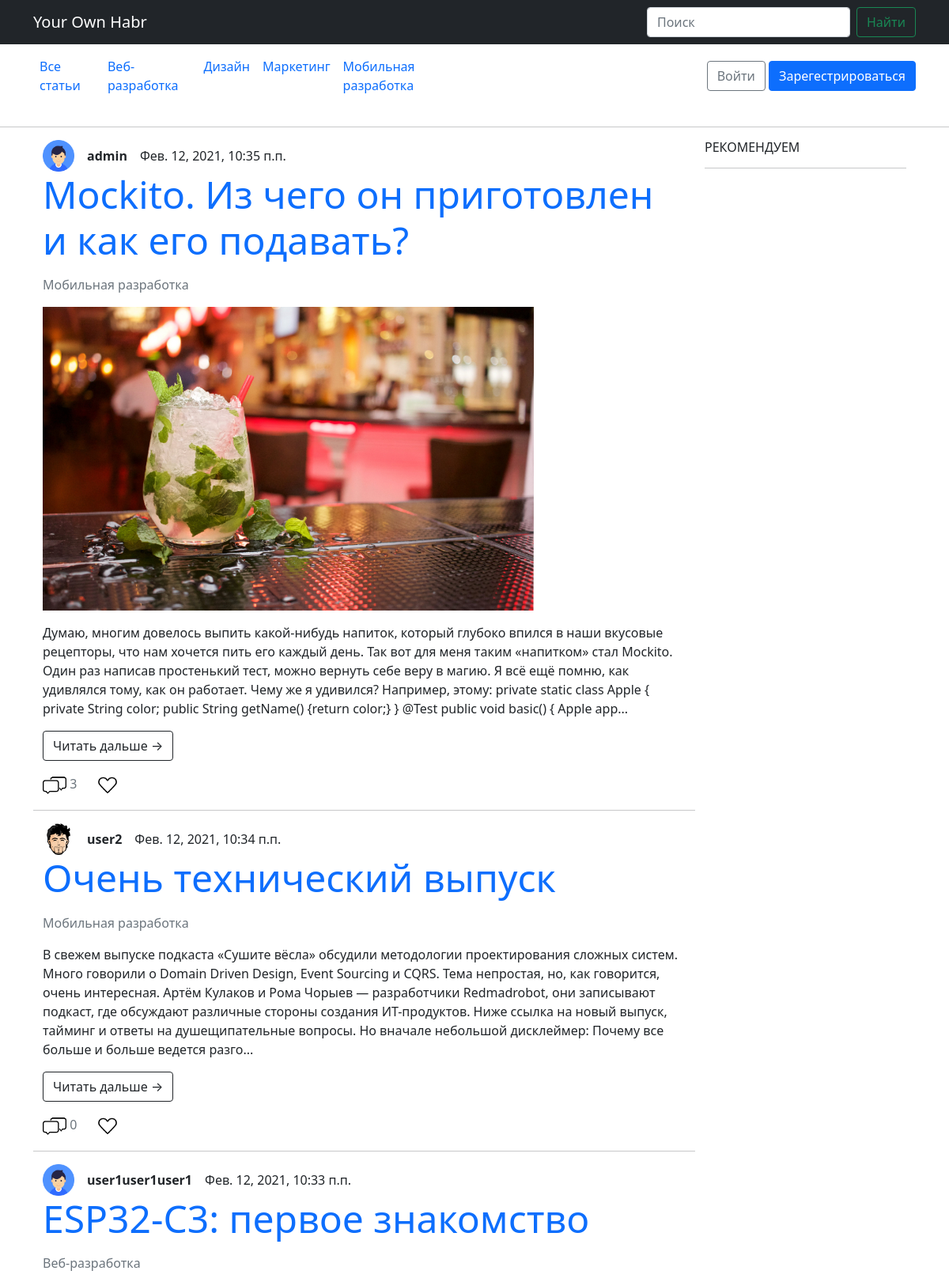
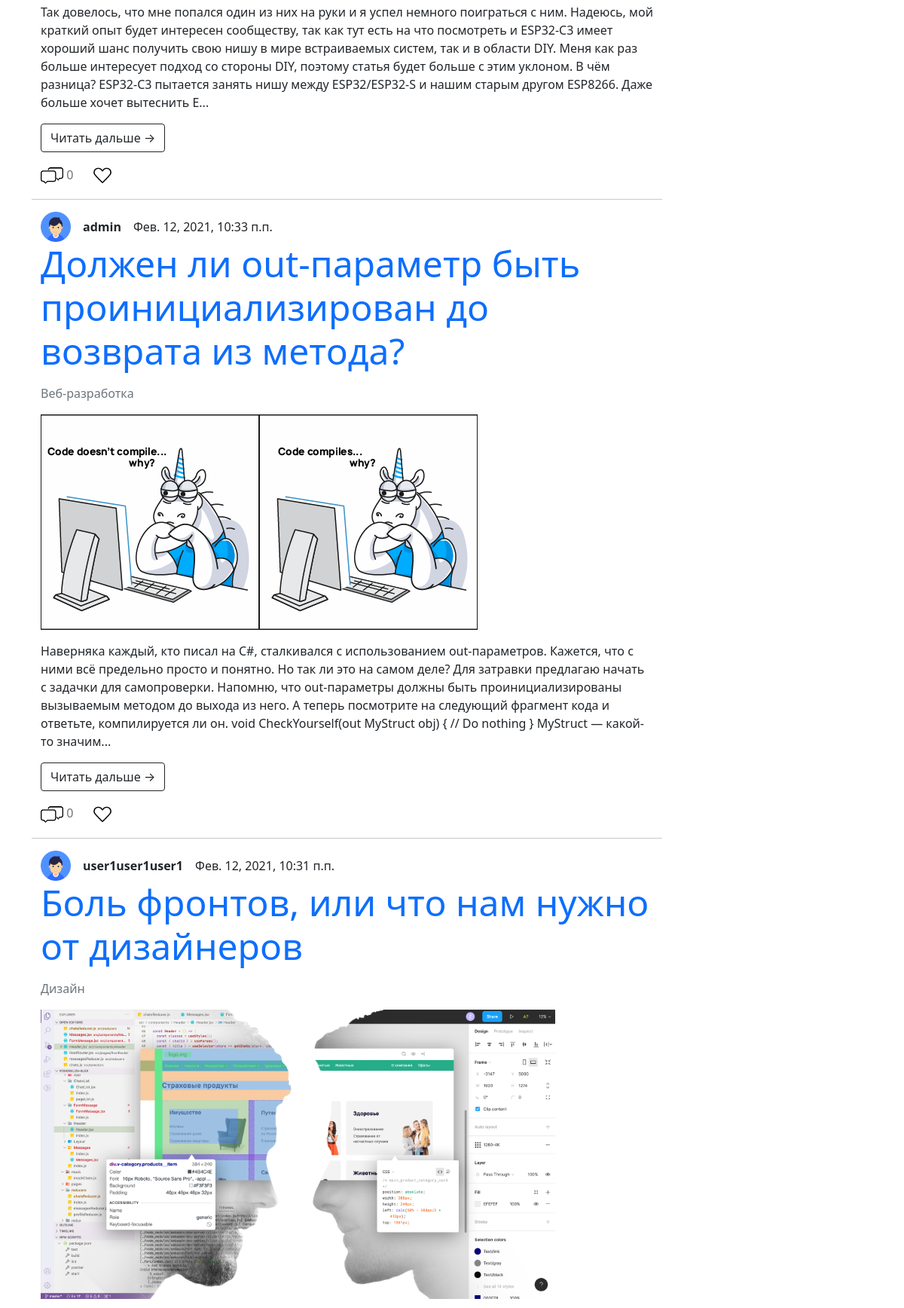
The page / (upper part) on the database its author committed (2 pictures, top to bottom).
### mainapp/models.py (models this page shows, shortened)
class Category(models.Model):
    title = models.CharField(verbose_name='Название категории', max_length=50, unique=True)
    description = models.CharField(verbose_name='Описание категории', max_length=255, blank=True)
    slug = models.SlugField(null=False, unique=True)
    is_active = models.BooleanField(verbose_name='Категория активна', default=True)
    created_at = models.DateTimeField(verbose_name='Дата создания', auto_now=True)
    class Meta:
        verbose_name = 'Категория'
        verbose_name_plural = 'Категории'
    def get_absolute_url(self):
        return reverse('category_articles', kwargs={'slug': self.slug})

class Article(models.Model):
    ARTICLE_STATUS = [
        ('published', 'Опубликована'),
        ('draft', 'Черновик'),
        ('hidden', 'Скрыта'),
    ]
    user = models.ForeignKey(HabrUser, on_delete=models.CASCADE)
    category = models.ForeignKey(Category, on_delete=models.CASCADE)
    title = models.CharField(verbose_name='Название статьи', max_length=255, unique=True)
    body = models.TextField(verbose_name='Содержимое статьи')
    image = models.ImageField(upload_to='article_image', blank=True)
    status = models.CharField(verbose_name='Статус статьи', max_length=50, choices=ARTICLE_STATUS)
    slug = models.SlugField(null=False, unique=True)
    is_banned = models.BooleanField(verbose_name='Заблокировать статью', default=False)
    created_at = models.DateTimeField(verbose_name='Дата создания', auto_now_add=True)
    updated_at = models.DateTimeField(verbose_name='Дата обновления', auto_now=True)
    class Meta:
        verbose_name = 'Статья'
        verbose_name_plural = 'Статьи'
    def get_absolute_url(self):
        return reverse('detail_article', kwargs={'slug': self.slug})
    def get_piece_body(self):
        return self.body[:500]

### authapp/models.py (models this page shows)
class HabrUser(AbstractUser):
    email = models.EmailField(verbose_name='Электронная почта', unique=True, blank=False)
    avatar = models.ImageField(upload_to='users_avatars', blank=True)
    age = models.PositiveIntegerField(verbose_name='Возраст', default=18)
    bio = models.TextField(verbose_name='"О себе"', blank=True)
    updated_at = models.DateTimeField(auto_now=True)
    class Meta:
        verbose_name = 'Пользователь'
        verbose_name_plural = 'Пользователи'

### mainapp/views.py (the view)
# urls.py: path('', ArticleListView.as_view(), name='list_articles'),
class ArticleListView(ListView):
    queryset = Article.objects.filter(status='published', is_banned=False).order_by('-created_at')
    template_name = 'mainapp/index.html'
    paginate_by = 5
    def get_context_data(self, **kwargs):
        context = super().get_context_data(**kwargs)
        context['categories_list'] = Category.objects.all()
        return context

### templates/mainapp/index.html (shortened to what this page needs)
{% extends 'base.html' %}
{% load static %}
{% block content %}
    <div class="container d-flex">
        <main class="h-50 w-75">
            {% for article in object_list %}
                <div class="container">
                    <div class="article-info d-flex align-items-center">
                        <img src="/media/{{ article.user.avatar|default:"users_avatars/default.png" }}"
                             alt="author-avatar" class="author-avatar">
                        <span class="author-name mx-3"><b>{{ article.user.username }}</b></span>
                        <span class="article-publish-date">{{ article.created_at }}</span>
                    </div>
                    <a href="{{ article.get_absolute_url }}" class="text-decoration-none">
                        <p class="display-5">{{ article.title }}</p>
                    </a>
                    <p class="text-muted">{{ article.category.title }}</p>
                    {% if article.image %}
                        <div class="article-image">
                            <img src="/media/{{ article.image }}" alt="article-image" class="article-image pb-3">
                        </div>
                    {% endif %}
                    <div class="article-part-text">
                        {{ article.get_piece_body }}...<br>
                        <a class="btn btn-outline-dark my-3" href="{{ article.get_absolute_url }}">Читать дальше &rightarrow;</a>
                    </div>
                    <div class="article-stats d-flex align-items-center">
                        <div>
                            <img src="{% static 'img/comment.png' %}" alt="cloud">
                            <span class="text-muted h6">{{ article.comment_set.count }}</span>
                        </div>
                        <div class="mx-4">
                            <img src="{% static 'img/like.png' %}" alt="like">
                        </div>
                    </div>
                </div>
                <hr>
            {% endfor %}
        </main>
        <aside class="h-50 w-25">
            <div class="container">
                <h6>РЕКОМЕНДУЕМ</h6>
                <hr>
            </div>
        </aside>
    </div>
{% endblock %}

### templates/base.html (shortened to what this page needs)
{% load static %}
<!DOCTYPE html>
<html lang="en">
<head>
    {% block css %}
        <link href=" https://cdn.jsdelivr.net/npm/bootstrap@5.0.0-beta1/dist/css/bootstrap.min.css"
              rel="stylesheet"
>
    {% endblock %}
</head>
<body>
{% block header %}
    <header>
        <nav class="navbar navbar-expand-lg navbar-dark bg-dark" aria-label="Eighth navbar">
            <div class="container">
                <a class="navbar-brand" href="{% url 'list_articles' %}">Your Own Habr</a>
                <form class="d-flex">
                    <input class="form-control me-2" type="search" placeholder="Поиск" aria-label="Search">
                    <button class="btn btn-outline-success" type="submit">Найти</button>
                </form>
            </div>
        </nav>
        <nav class="container d-flex navbar navbar-expand-md mb-4">
            <div class="collapse navbar-collapse" id="navbarSupportedContent">
                <ul class="navbar-nav me-auto mb-2 mb-lg-0">
                    <li class="nav-item">
                        <a class="nav-link" aria-current="page" href="{% url 'list_articles' %}">Все статьи</a>
                    </li>
                    {% for category in categories_list %}
                        <li class="nav-item">
                            <a class="nav-link" href="{{ category.get_absolute_url }}">{{ category.title }}</a>
                        </li>
                    {% endfor %}
                </ul>
            </div>
            <div class="collapse navbar-collapse d-flex justify-content-end" id="navbarCollapse">
                {% if user.is_authenticated %}
                    <ul class="navbar-nav ml-auto">
                        <li class="nav-item dropdown">
                            <a class="nav-link dropdown-toggle" href="#" id="userMenu" role="button"
                               data-bs-toggle="dropdown" aria-expanded="false">
                                {{ user.username }}
                            </a>
                            <ul class="dropdown-menu" aria-labelledby="navbarDropdown">
                                <li><a class="dropdown-item" href="{% url 'user_statistic' %}">Личный кабинет</a></li>
                                {% if user.is_superuser %}
                                    <li><a class="dropdown-item" href="/admin/">
                                        Панель администратора</a></li>
                                {% endif %}
                                <li>
                                    <hr class="dropdown-divider">
                                </li>
                                <li><a class="dropdown-item" href="{% url 'logout' %}">Выйти</a>
                                </li>
                            </ul>
                        </li>
                    </ul>
                {% else %}
                    <form class="form-inline ml-auto">
                        <a href="{% url 'login' %}" class="btn btn-outline-secondary">Войти</a>
                        <a href="{% url 'user_register' %}" class="btn btn-primary ml-2">Зарегестрироваться</a>
                    </form>
                {% endif %}
            </div>
        </nav>
    </header>
    <hr>
{% endblock %}
{% block content %}{% endblock %}
<link rel="stylesheet" href="{% static 'css/style.css' %}">
</body>
</html>

### static/css/style.css (style rules this page uses)
.article-stats img { width: 30px; }
.article-image { max-width: 100%; max-height: 50vh; }
.author-avatar { max-width: 5vh; max-height: 5vh; }

### rows shown on the page
Category: title "Веб-разработка"
Category: title "Дизайн"
Category: title "Маркетинг"
Category: title "Мобильная разработка"
Article: user.username "admin", created_at "Фев. 12, 2021, 10:35 п.п.", title "Mockito. Из чего он приготовлен и как его подавать?", category "Мобильная разработка", image (picture), get_piece_body "Думаю, многим довелось выпить какой-нибудь напиток, который глубоко впился в наши вкусовые рецепторы, что нам хочется пить его каждый день. Так вот для меня таким «напитком» стал Mockito. Один раз написав простенький тест, можно вернуть себе веру в магию. Я всё ещё помню, как удивлялся тому, как он работает. Чему же я удивился? Например, этому: private static class Apple { private String color; public String getName() {return color;} } @Test public void basic() { Apple app", comment_set.count "3"
Article: user.avatar (placeholder picture), user.username "user2", created_at "Фев. 12, 2021, 10:34 п.п.", title "Очень технический выпуск", category "Мобильная разработка", get_piece_body "В свежем выпуске подкаста «Сушите вёсла» обсудили методологии проектирования сложных систем. Много говорили о Domain Driven Design, Event Sourcing и CQRS. Тема непростая, но, как говорится, очень интересная. Артём Кулаков и Рома Чорыев — разработчики Redmadrobot, они записывают подкаст, где обсуждают различные стороны создания ИТ-продуктов. Ниже ссылка на новый выпуск, тайминг и ответы на душещипательные вопросы. Но вначале небольшой дисклеймер: Почему все больше и больше ведется разго", comment_set.count "0"
Article: user.username "user1user1user1", created_at "Фев. 12, 2021, 10:33 п.п.", title "ESP32-C3: первое знакомство", category "Веб-разработка", get_piece_body "Так довелось, что мне попался один из них на руки и я успел немного поиграться с ним. Надеюсь, мой краткий опыт будет интересен сообществу, так как тут есть на что посмотреть и ESP32-C3 имеет хороший шанс получить свою нишу в мире встраиваемых систем, так и в области DIY. Меня как раз больше интересует подход со стороны DIY, поэтому статья будет больше с этим уклоном. В чём разница? ESP32-C3 пытается занять нишу между ESP32/ESP32-S и нашим старым другом ESP8266. Даже больше хочет вытеснить E", comment_set.count "0"
Article: user.username "admin", created_at "Фев. 12, 2021, 10:33 п.п.", title "Должен ли out-параметр быть проинициализирован до возврата из метода?", category "Веб-разработка", image (picture), get_piece_body "Наверняка каждый, кто писал на C#, сталкивался с использованием out-параметров. Кажется, что с ними всё предельно просто и понятно. Но так ли это на самом деле? Для затравки предлагаю начать с задачки для самопроверки. Напомню, что out-параметры должны быть проинициализированы вызываемым методом до выхода из него. А теперь посмотрите на следующий фрагмент кода и ответьте, компилируется ли он. void CheckYourself(out MyStruct obj) { // Do nothing } MyStruct — какой-то значим", comment_set.count "0"
Article: user.username "user1user1user1", created_at "Фев. 12, 2021, 10:31 п.п.", title "Боль фронтов, или что нам нужно от дизайнеров", category "Дизайн", image (picture)
